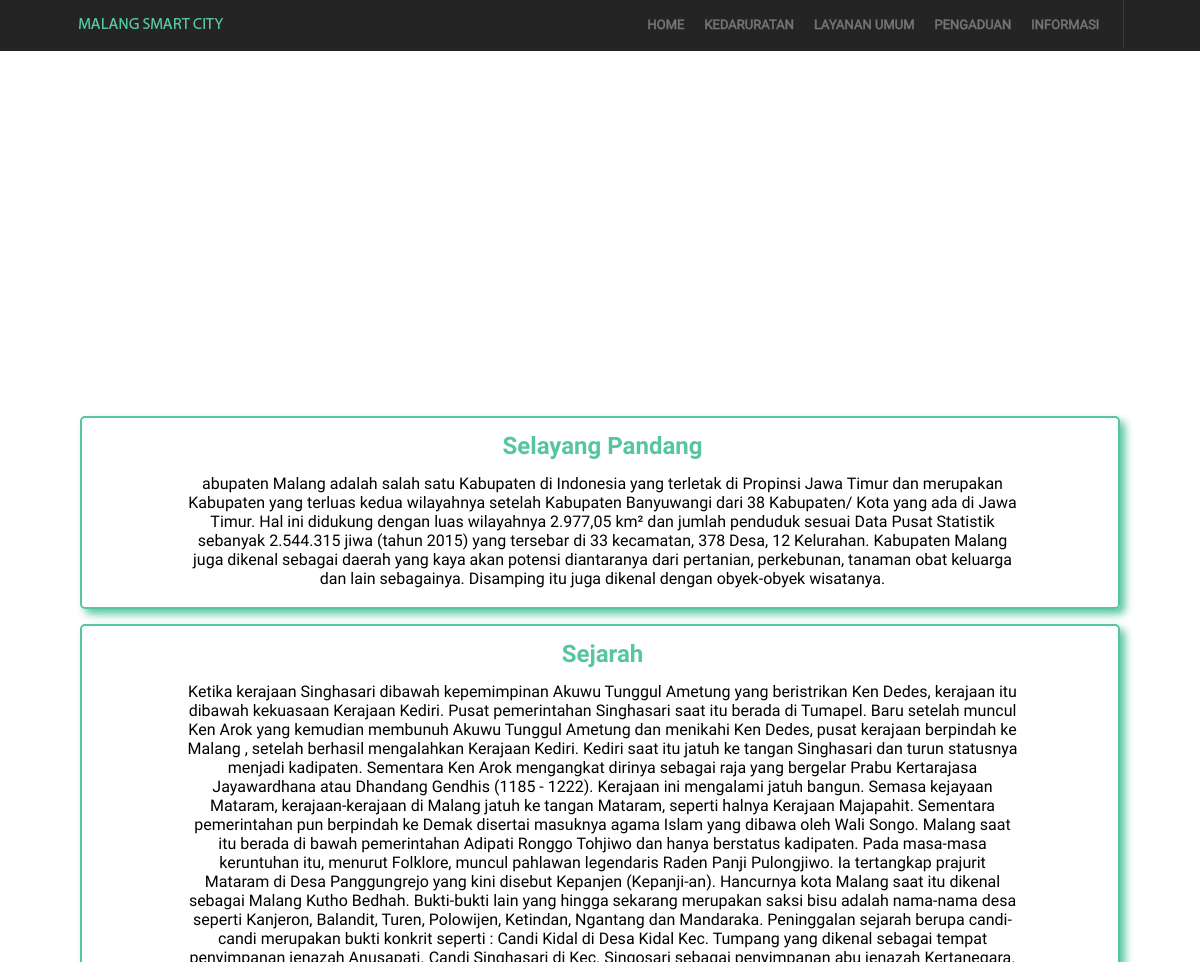
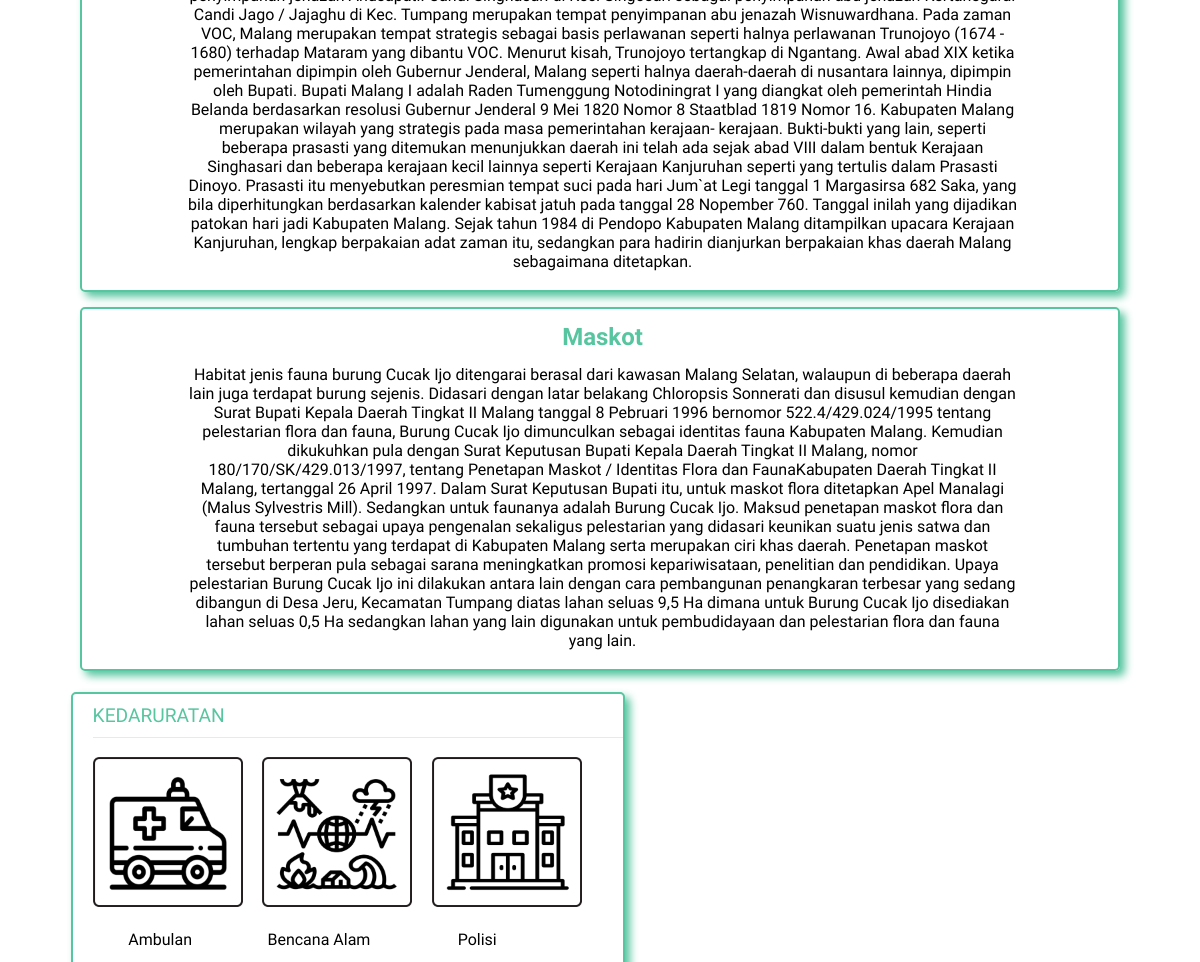
Before: / (upper part) with the older database file (2 pictures, top to bottom).
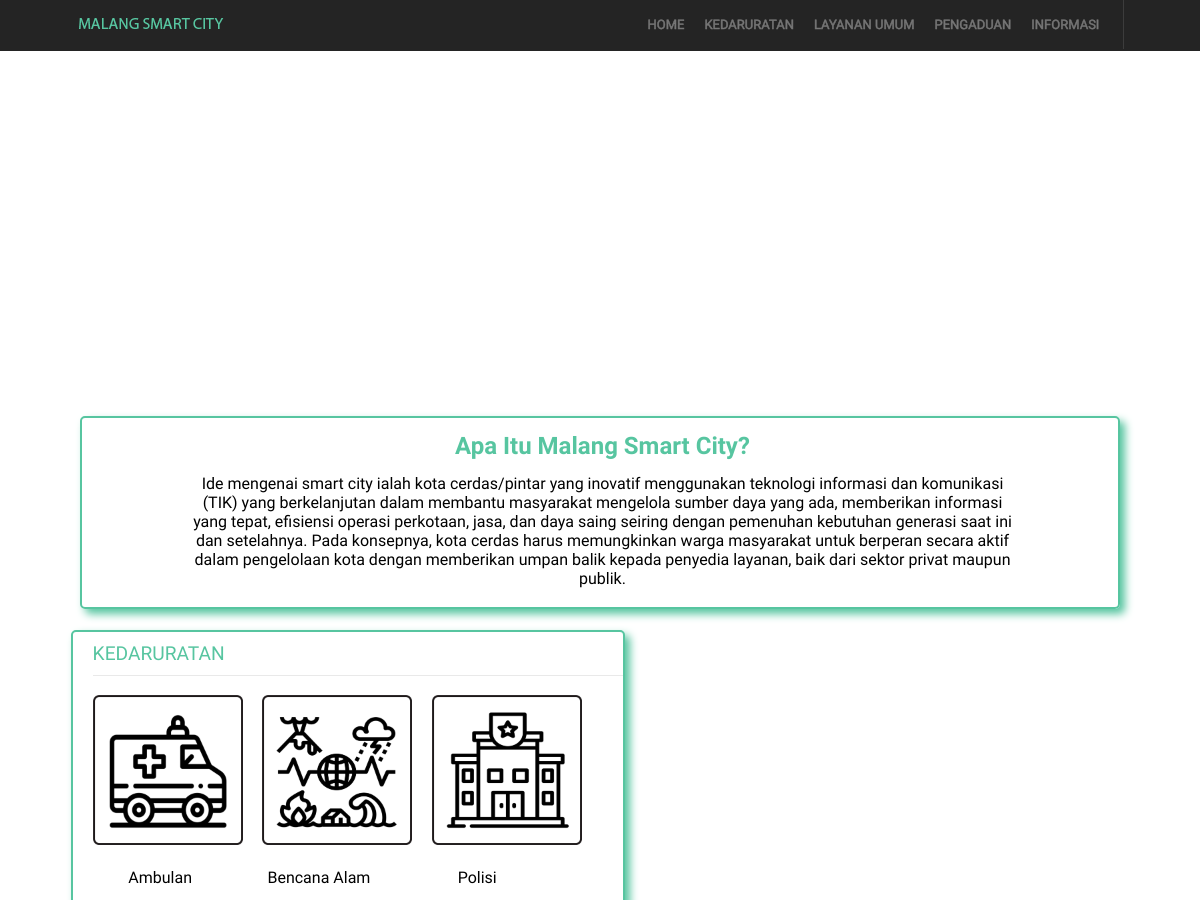
After: the same page with the newer database file.
### tables this page shows
CREATE TABLE `berita` (
  `id_berita` int(11) NOT NULL,
  `JudulBerita` varchar(50) NOT NULL,
  `IsiBerita` text NOT NULL
);

### index.php (the view, shortened to what this page needs)
<!DOCTYPE HTML>
<html>
<head>
<link href="css/style.css" rel="stylesheet" type="text/css" media="all" />
<link type="text/css" rel="stylesheet" href="css/jquery.mmenu.all.css" />
	<link href="css/slider.css" rel="stylesheet" type="text/css" media="all" />
</head>
<body>
<div class="top_bg">
<div class="wrap">
	<div class="header">
		<div class="logo">
			<a href="index.html"><img src="images/logo2.png" alt=""/></a>
		</div>
		 <div class="log_reg">
				<ul>
				<li class="active"><a href="index.php">Home</a>
				</li>
				<li class="dropdown"><a>Kedaruratan</a>
			    </li>
			    <li class="dropdown"><a>Layanan Umum</a>
				</li>
				<li class="dropdown"><a>Pengaduan</a>
				</li>
				<li class="dropdown"><a>Informasi</a>
				</li>
			</ul>
		</div>
	</div>
</div>
</div>
					 <div class="wrapper">
                <div style="width: 1180px; height: 350px" id="ei-slider" class="ei-slider">
                    <ul class="ei-slider-large">
                    </ul>
                </div>
            </div>
	<?php
	include 'db/koneksi.php';
	$data = mysqli_query($koneksi,"select * from berita");
	while($d = mysqli_fetch_array($data)){
	?>
<div style="padding: 0px 100px 0px 105px;  border: 2px solid #57C5A0; margin-right: 80px;  margin-left: 80px; margin-top: 15px; box-shadow: 5px 5px 8px #57C5A0; border-radius: 5px">
<br/>
<p align="center"  style="font-family:Maven Pro; font-size: 24px; font-style: normal; font-variant: normal; font-weight: 700; line-height: 26.4px; color: #57C5A0; line-height: 18px"><?php echo $d['JudulBerita']; ?></p><br/>
<p align="center"><?php echo $d['IsiBerita']; ?></p><br/>
</div>
<?php
}
?>
<div class="wrap">
<div class="main">
	<div style="padding: 10px 0px 10px 20px; border: 2px solid #57C5A0; width: 530px; box-shadow: 5px 5px 8px #57C5A0; border-radius: 5px; margin-top: -25px; margin-left: -5px; " class="login_left">
		<h3>Kedaruratan</h3><br/>
	<img width="150px" height="150px" src="images/ambulannew.png">&nbsp;&nbsp;&nbsp;&nbsp;
	<img width="150px" height="150px" src="images/bencana.png">&nbsp;&nbsp;&nbsp;&nbsp;
	<img width="150px" height="150px" src="images/kantorpolisi.png"><br/>
	<h1><br/>&nbsp;&nbsp;&nbsp;&nbsp;&nbsp;&nbsp;&nbsp;&nbsp;&nbsp;Ambulan
	&nbsp;&nbsp;&nbsp;&nbsp;&nbsp;&nbsp;&nbsp;&nbsp;&nbsp;&nbsp;&nbsp;&nbsp;&nbsp;&nbsp;&nbsp;&nbsp;&nbsp;&nbsp;Bencana Alam
	&nbsp;&nbsp;&nbsp;&nbsp;&nbsp;&nbsp;&nbsp;&nbsp;&nbsp;&nbsp;&nbsp;&nbsp;&nbsp;&nbsp;&nbsp;&nbsp;&nbsp;&nbsp;&nbsp;&nbsp;&nbsp;Polisi
	</h1>
</div>
</div>
</div>
<div class="wrap">
<div class="main">
</div>
</div>
</body>
</html>

### css/style.css (style rules this page uses)
html,body,div,span,applet,object,iframe,h1,h2,h3,h4,h5,h6,p,blockquote,pre,a,abbr,acronym,address,big,cite,code,del,dfn,em,img,ins,kbd,q,s,samp,small,strike,strong,sub,sup,tt,var,b,u,i,dl,dt,dd,ol,nav ul,nav li,fieldset,form,label,legend,table,caption,tbody,tfoot,thead,tr,th,td,article,aside,canvas,details,embed,figure,figcaption,footer,header,hgroup,menu,nav,output,ruby,section,summary,time,mark,audio,video { margin:0;padding:0;border:0;font-size:100%;font:inherit;vertical-align:baseline; }
ol,ul { list-style:none;margin:0;padding:0; }
a { text-decoration:none; }
img { max-width:100%; }
body { font-family: 'Maven Pro', sans-serif; background:#ffffff; font-size: 100%; }
.wrap { margin:0 auto; width:80%; }
.top_bg { background: #242424; }
.header { padding:0 4%; }
.logo { float:left; margin: 14px 0; }
.log_reg { border-right: 1px solid rgb(60, 60, 60); padding: 12px 16px; float:right; }
.log_reg ul li { display: inline-block; }
.log_reg li a { font-family: 'Maven Pro', sans-serif; font-size: 0.8125em; display: block; padding: 5px 8px; color: #777777; text-transform: uppercase; -webkit-text-stroke: 0.5px; }
.login_left { float: left; width: 44.33333%; margin-left: 3.3333%; background: #ffffff; padding: 2%; min-height: 350px; }
.login_left:first-child { margin-left: 0; }
.login_left h3 { font-size: 1.2em; color: #57C5A0; text-transform: uppercase; text-shadow: 0 1px 0 white; border-bottom: 1px solid #E9E9E9; padding-bottom: 10px; }
.main { padding:4%; }
.wrapper { position: relative; width: 100%; }
@media only screen and (max-width: 1366px) { .wrap { width:95%; } }
@media only screen and (max-width: 1280px) { .wrap { width:95%; } }

### css/slider.css (style rules this page uses)
.ei-slider { font-family: 'Maven Pro', sans-serif; position: relative; width: 100%; max-width: 1920px; height: 450px; margin: 0 auto; }
.ei-slider-large { height: 100%; width: 100%; position:relative; overflow: hidden; }
@media only screen and (max-width: 1366px) { .wrap { width:95%; } }
@media only screen and (max-width: 1280px) { .wrap { width:95%; } }

### index.php (style rules this page uses)
html,body { padding: 0; margin:0; font-family: 'Maven Pro', sans-serif; }
li.dropdown { display: inline-block; }

Changed rows visible on the page:
removed berita: JudulBerita "Selayang Pandang", IsiBerita "abupaten Malang adalah salah satu Kabupaten di Indonesia yang terletak di Propinsi Jawa Timur dan merupakan Kabupaten yang terluas kedua wilayahnya setelah Kabupaten Banyuwangi dari 38 Kabupaten/ Kota yang ada di Jawa Timur. Hal ini didukung dengan luas wilayahnya 2.977,05 km² dan jumlah penduduk sesuai Data Pusat Statistik sebanyak 2.544.315 jiwa (tahun 2015) yang tersebar di 33 kecamatan, 378 Desa, 12 Kelurahan. Kabupaten Malang juga dikenal sebagai daerah yang kaya akan potensi diantaranya dari pertanian, perkebunan, tanaman obat keluarga dan lain sebagainya. Disamping itu juga dikenal dengan obyek-obyek wisatanya."
removed berita: JudulBerita "Sejarah", IsiBerita "Ketika kerajaan Singhasari dibawah kepemimpinan Akuwu Tunggul Ametung yang beristrikan Ken Dedes, kerajaan itu dibawah kekuasaan Kerajaan Kediri. Pusat pemerintahan Singhasari saat itu berada di Tumapel. Baru setelah muncul Ken Arok yang kemudian membunuh Akuwu Tunggul Ametung dan menikahi Ken Dedes, pusat kerajaan berpindah ke Malang , setelah berhasil mengalahkan Kerajaan Kediri. Kediri saat itu jatuh ke tangan Singhasari dan turun statusnya menjadi kadipaten. Sementara Ken Arok mengangkat dirinya sebagai raja yang bergelar Prabu Kertarajasa Jayawardhana atau Dhandang Gendhis (1185 - 1222). Kerajaan ini mengalami jatuh bangun. Semasa kejayaan Mataram, kerajaan-kerajaan di Malang jatuh ke…"
removed berita: JudulBerita "Maskot", IsiBerita "Habitat jenis fauna burung Cucak Ijo ditengarai berasal dari kawasan Malang Selatan, walaupun di beberapa daerah lain juga terdapat burung sejenis. Didasari dengan latar belakang Chloropsis Sonnerati dan disusul kemudian dengan Surat Bupati Kepala Daerah Tingkat II Malang tanggal 8 Pebruari 1996 bernomor 522.4/429.024/1995 tentang pelestarian flora dan fauna, Burung Cucak Ijo dimunculkan sebagai identitas fauna Kabupaten Malang. Kemudian dikukuhkan pula dengan Surat Keputusan Bupati Kepala Daerah Tingkat II Malang, nomor 180/170/SK/429.013/1997, tentang Penetapan Maskot / Identitas Flora dan FaunaKabupaten Daerah Tingkat II Malang, tertanggal 26 April 1997. Dalam Surat Keputusan Bupati itu,…"
added berita: JudulBerita "Apa Itu Malang Smart City?", IsiBerita "Ide mengenai smart city ialah kota cerdas/pintar yang inovatif menggunakan teknologi informasi dan komunikasi (TIK) yang berkelanjutan dalam membantu masyarakat mengelola sumber daya yang ada, memberikan informasi yang tepat, efisiensi operasi perkotaan, jasa, dan daya saing seiring dengan pemenuhan kebutuhan generasi saat ini dan setelahnya. Pada konsepnya, kota cerdas harus memungkinkan warga masyarakat untuk berperan secara aktif dalam pengelolaan kota dengan memberikan umpan balik kepada penyedia layanan, baik dari sektor privat maupun publik."
